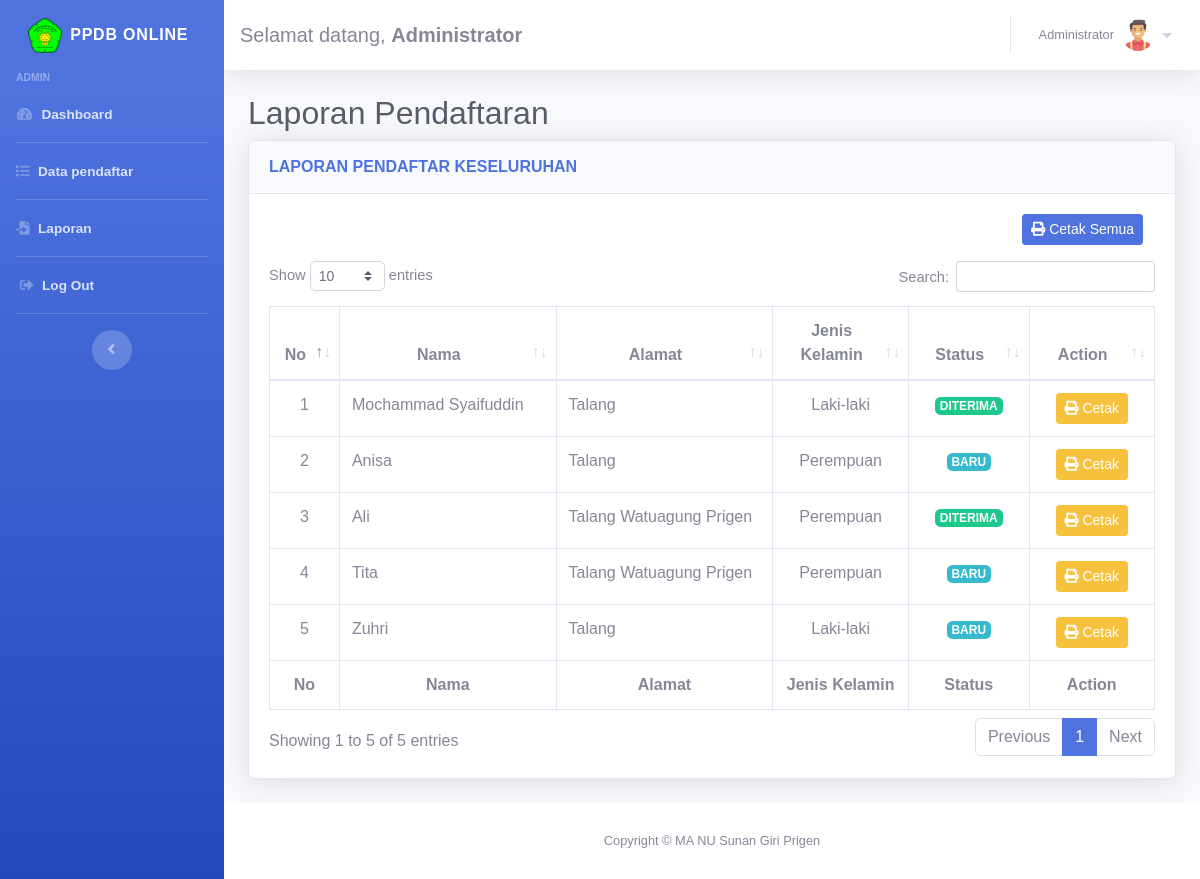
Page /admin/laporan.php (signed in) on the earlier database version.
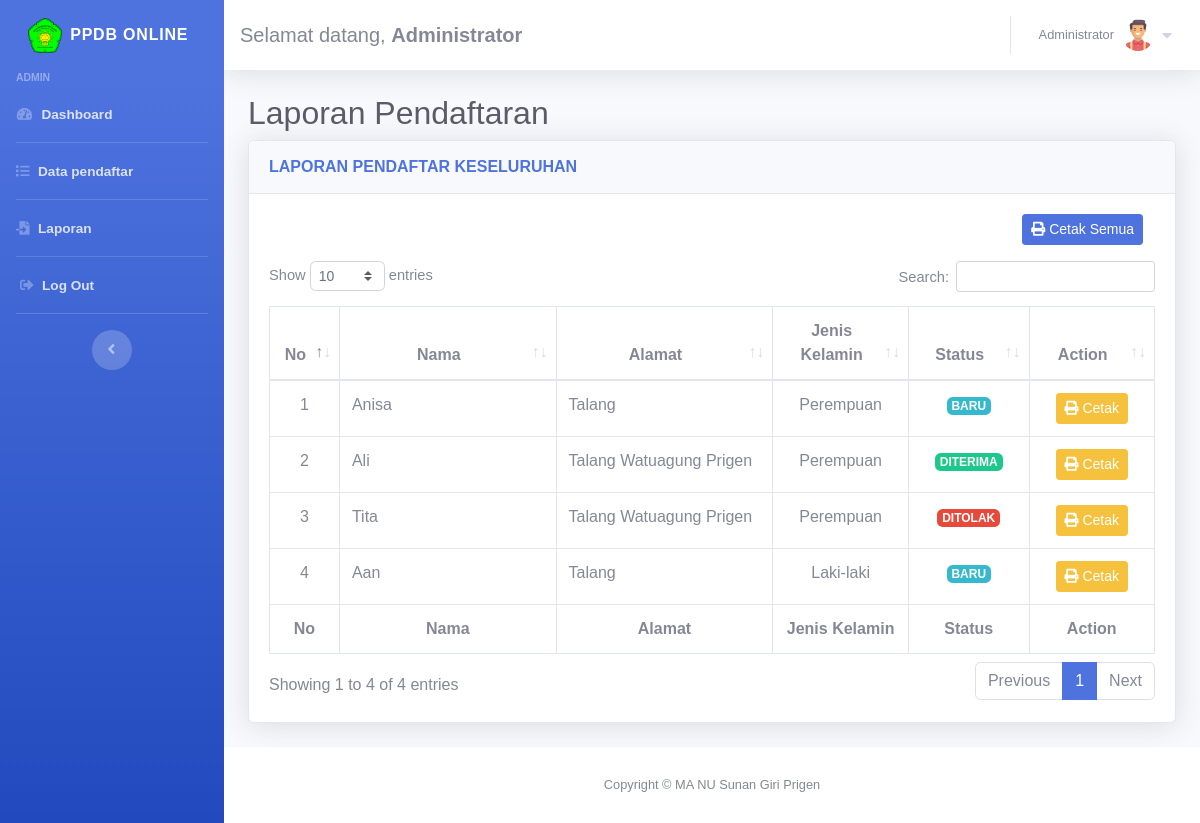
Same page on the later database version.
### tables this page shows
CREATE TABLE `nilai` (
  `id` int(11) NOT NULL,
  `nilai_un` double DEFAULT NULL,
  `nilai_us` double DEFAULT NULL,
  `nilai_rata` double(100,0) NOT NULL,
  `status` int(1) NOT NULL,
  `pendaftar_id` int(11) DEFAULT NULL
);

CREATE TABLE `pendaftar` (
  `id` int(11) NOT NULL,
  `nama` varchar(100) DEFAULT NULL,
  `tmpt_lahir` varchar(100) DEFAULT NULL,
  `tgl_lahir` date DEFAULT NULL,
  `jenis_kelamin` varchar(10) DEFAULT NULL,
  `agama` varchar(45) DEFAULT NULL,
  `alamat` text DEFAULT NULL,
  `email` varchar(100) DEFAULT NULL,
  `telepon` varchar(45) DEFAULT NULL,
  `foto` varchar(100) NOT NULL,
  `users_id` int(11) DEFAULT NULL
);

### config/auto_load.php (called while the page is built, shortened)
<?php
$base_url = "http://localhost/daftar-ppdb";
?>

### controller/admin_laporan_control.php (called while the page is built, shortened)
<?php
$all_pendaftar = mysqli_query($koneksi, "SELECT pendaftar.*, nilai.nilai_un, nilai.nilai_us, nilai.nilai_rata, nilai.status FROM pendaftar, nilai WHERE pendaftar.id = nilai.pendaftar_id");
?>

### admin/laporan.php (the view, shortened to what this page needs)
<?php include('../config/auto_load.php'); ?>
<?php include('../controller/admin_laporan_control.php'); ?>
<?php include('../template/header.php'); ?>
  <div class="container-fluid">
    <h2 class="text-gray-800">Laporan Pendaftaran</h2>
    <div class="row">
      <div class="col-md-12">
              <div class="card shadow mb-4">
                <div class="card-header py-3">
                  <h6 class="m-0 font-weight-bold text-primary text-uppercase">Laporan Pendaftar keseluruhan</h6>
                </div>
                <div class="card-body">
                  <div class="table-responsive">
                    <div class="col-md-12 mb-3" align="right">
                      <a href="<?= $base_url ?>/cetak/data_pendaftar.php" class="btn btn-primary btn-sm">
                      <i class="fas fa-print"></i>
                      Cetak Semua</a>
                    </div>
                    <table class="table table-bordered" id="dataTable" width="100%" cellspacing="0">
                      <thead>
                        <tr align="center">
                          <th width="1%">No</th>
                          <th width="15%">Nama</th>
                          <th width="15%">Alamat</th>
                          <th width="5%">Jenis Kelamin</th>
                          <th width="5%">Status</th>
                          <th width="5%">Action</th>
                        </tr>
                      </thead>
                      <tfoot>
                      <tr align="center">
                      <th width="1%">No</th>
                          <th width="15%">Nama</th>
                          <th width="15%">Alamat</th>
                          <th width="5%">Jenis Kelamin</th>
                          <th width="5%">Status</th>
                          <th width="5%">Action</th>
                        </tr>
                      </tfoot>
                      <tbody>
                      <?php
                        $no = 1;
                        while ($p = mysqli_fetch_array($all_pendaftar)) {
                          if ($p['jenis_kelamin'] == 'L') {
                            $kelamin = "Laki-laki";
                          } else {
                            $kelamin = "Perempuan";
                          }
                          if ($p['status'] == 0) {
                            $status = '<span class="badge badge-info">BARU</span>';
                          } else if($p['status'] == 1) {
                            $status = '<span class="badge badge-success">DITERIMA</span>';
                          } else if($p['status'] == 2) {
                            $status = '<span class="badge badge-danger">DITOLAK</span>';
                          }
                          ?>
                          <tr>
                            <td  align="center"><?= $no++ ?></td>
                            <td class="text-left"><?= $p['nama'] ?></td>
                            <td class="text-left"><?= $p['alamat'] ?></td>
                            <td align="center"><?= $kelamin ?></td>
                            <td align="center"><?= $status ?></td>
                            <td align="center">
                              <a href="<?= $base_url?>/cetak/detail_cetak.php?id=<?= $p['id'] ?>" class="btn btn-warning btn-sm">
                              <i class="fas fa-print"></i>
                              Cetak
                              </a>
                            </td>
                          </tr>
                          <?php }
                      ?>
                    </tbody>
                  </table>
                </div>
              </div>
            </div>
      </div>
   </div>
  </div>
  </div>
<?php include('../template/footer.php'); ?>

### template/header.php (shortened to what this page needs)
<!DOCTYPE html>
<html lang="en">
<head>
  <link rel="stylesheet" type="text/css" href="../assets/js/style/css/main.css">
  <link rel="stylesheet" type="text/css" href="https://maxcdn.bootstrapcdn.com/font-awesome/4.7.0/css/font-awesome.min.css">
  <link href="../assets/vendor/fontawesome-free/css/all.min.css" rel="stylesheet" type="text/css">
  <link href="../assets/css/sb-admin-2.min.css" rel="stylesheet">
  <link href="../assets/css/style.css" rel="stylesheet">
  <link href="../assets/vendor/datepicker/css/bootstrap-datepicker.css" rel="stylesheet">
  <link href="../assets/vendor/datepicker/css/bootstrap-datepicker.min.css" rel="stylesheet">
</head>
<body id="page-top">
  <div id="wrapper">
    <ul class="navbar-nav bg-gradient-primary sidebar sidebar-dark accordion">
      <a class="sidebar-brand d-flex align-items-center justify-content-center" href="dashboard.php">
        <div class="sidebar-brand-icon">
          <i class="fas">
            <img src="../assets/img/logo.png" alt="" class="logo-side">
          </i>
        </div>
        <div class="sidebar-brand-text mx-2">PPDB Online</div>
      </a>
      <div class="sidebar-heading">
        <?= $_SESSION['level']; ?>
      </div>
        <?php if ($_SESSION['level'] == 'admin') { ?>
          <li class="nav-item">
            <a class="nav-link" href="dashboard.php">
              <i class="fas fa-fw fa-tachometer-alt"></i>
              <span><b>Dashboard</b></span></a>
          </li>
          <hr class="sidebar-divider my-0">
          <li class="nav-item">
            <a class="nav-link" href="pendaftaran.php">
            <i class="fas fa-list"></i>
              <span><b>Data pendaftar</b></span></a>
          </li>
          <hr class="sidebar-divider my-0">
          <li class="nav-item">
            <a class="nav-link" href="laporan.php">
            <i class="fas fa-file-import"></i>
              <span><b>Laporan</b></span></a>
          </li>
       <?php } else if ($_SESSION['level'] == 'siswa')  { ?>
        <hr class="sidebar-divider my-0">
        <li class="nav-item">
          <a class="nav-link" href="dashboard.php">
            <i class="fas fa-fw fa-tachometer-alt"></i>
            <span><b>Dashboard</b></span></a>
        </li>
        <hr class="sidebar-divider my-0">
        <li class="nav-item">
          <a class="nav-link" href="nilai.php">
          <i class="fas fa-list ml-1"></i>
            <span><b>Nilai</b></span></a>
        </li>
        <hr class="sidebar-divider my-0">
        <li class="nav-item">
          <a class="nav-link" href="editprofile.php">
          <i class="fas fa-user-edit"></i>
            <span><b>Edit Profile</b></span></a>
        </li>
       <?php } ?>
          <hr class="sidebar-divider my-0">
        <li class="nav-item">
          <a class="nav-link" href="#" data-toggle="modal" data-target="#logoutModal">
          <i class="fas fa-sign-out-alt ml-1"></i>
            <span><b>Log Out</b></span></a>
        </li>
      <hr class="sidebar-divider">
      <div class="text-center d-none d-md-inline">
        <button class="rounded-circle border-0" id="sidebarToggle"></button>
      </div>
    </ul>
    <div id="content-wrapper" class="d-flex flex-column">
      <div id="content">
        <nav class="navbar navbar-expand navbar-light bg-white topbar mb-4 static-top shadow">
          <form class="d-none d-sm-inline-block mt-2">
            <div class="text-left">
                <?php
                if ($_SESSION['level'] == 'siswa') {
                    $nama = $data_pendaftar['nama'];
                } else {
                    $nama = "Administrator";
                }
                ?>
                <h5>Selamat datang,
                <b><?= $nama ?></b></h5>
            </div>
          </form>
          <ul class="navbar-nav ml-auto">
            <li class="nav-item dropdown no-arrow">
            <a class="nav-link dropdown-toggle" href="#" id="userDropdown" role="button" data-toggle="dropdown" aria-haspopup="true" aria-expanded="false">
                <span class="mr-2 d-none d-lg-inline text-gray-600 small"><?=  $nama ?></span>
                <?php
                if ($_SESSION['level'] == 'siswa') {
                    if ($data_pendaftar['foto'] != null) {
                        $foto = '../uploads/' . $data_pendaftar['foto'];
                    } else {
                        $foto = '../assets/img/avatar.png';
                    }
                }
                 else if ($_SESSION['level'] == 'admin') {
                    $foto = '../assets/img/avatar.png';
                }
                ?>
                <img class="img-profile rounded-circle" src="<?= $foto ?>"  alt="fotoprofil">
                <i class="fas fa-caret-down ml-2"></i>
              </a>
            </li>
          </ul>
        </nav>

### template/footer.php (shortened to what this page needs)
  <div class="row">
    <div class="col-md-12">
      <footer class="sticky-footer bg-white">
        <div class="container my-auto">
          <div class="copyright text-center my-auto">
            <span>Copyright &copy; MA NU Sunan Giri Prigen</span>
          </div>
        </div>
      </footer>
    </div>
  </div>
</body>
</html>

### assets/css/style.css (style rules this page uses)
.logo-side { max-height: 35px; }
body { font-family: sans-serif; background-attachment: fixed; background-image: url("../img/bg-ma.jpg"); background-repeat: no-repeat; background-size: cover; }

Differences in the rows shown:
removed nilai: pendaftar.nama "Mochammad Syaifuddin", pendaftar.alamat "Talang", pendaftar.jenis_kelamin "Laki-laki", status "DITERIMA"
removed nilai: pendaftar.nama "Zuhri", pendaftar.alamat "Talang", pendaftar.jenis_kelamin "Laki-laki", status "BARU"
changed nilai "Tita": status "BARU" → "DITOLAK"
added nilai: pendaftar.nama "Aan", pendaftar.alamat "Talang", pendaftar.jenis_kelamin "Laki-laki", status "BARU"
Other differences:
text written by a page script: "Show entries Search: Showing 1 to 5 of 5 entries Previous 1 Next" → "Show entries Search: Showing 1 to 4 of 4 entries Previous 1 Next"
